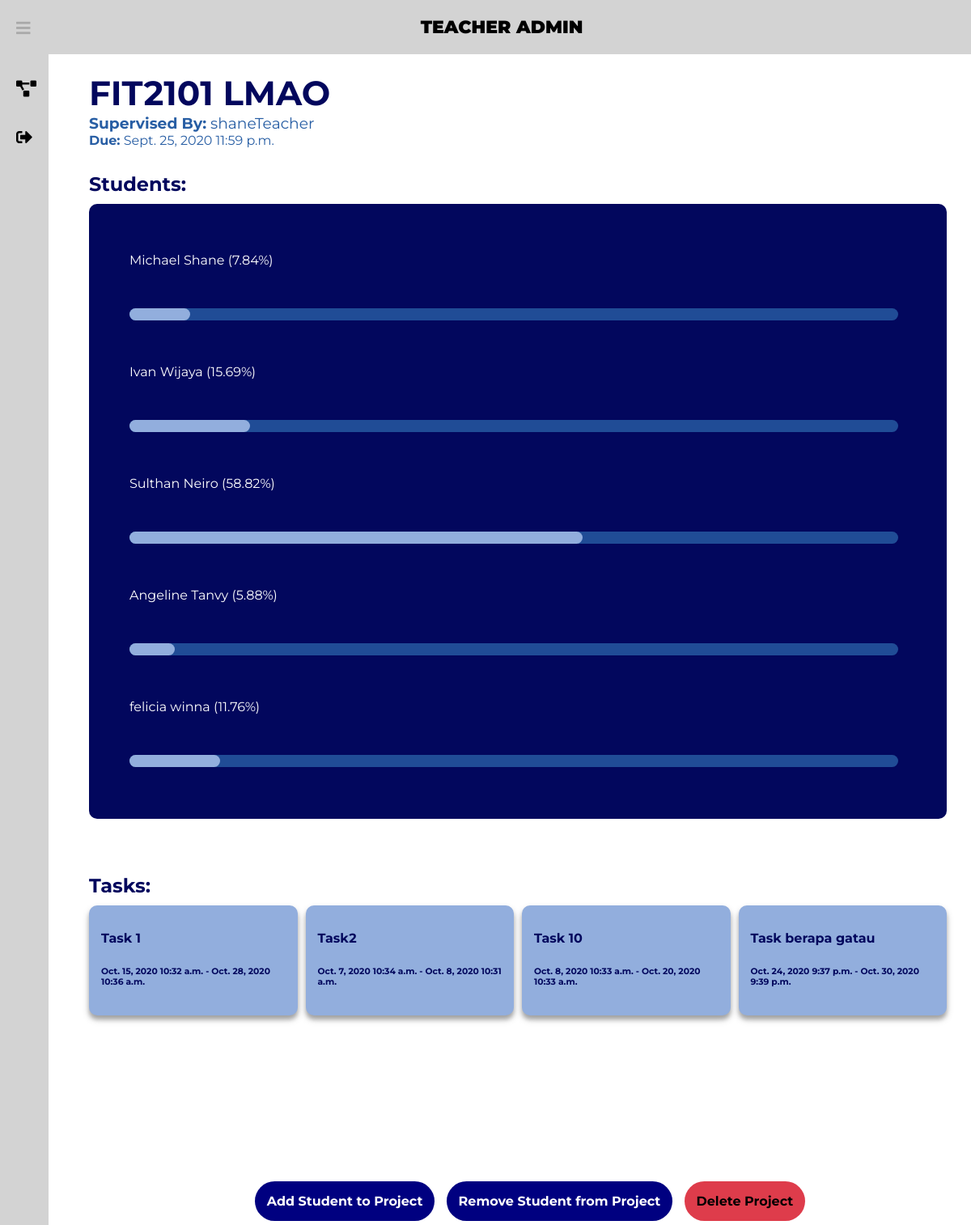
Page /dashboard/project-info/7/ (signed in) on the committed database.
### projects/models.py (models this page shows, shortened)
class Project(models.Model):
    title = models.CharField(max_length=100)
    due_date = models.DateField()
    due_time = models.TimeField()
    supervisor = models.ForeignKey(User, default=None, on_delete=models.SET_DEFAULT)
    class Meta:
        constraints = [models.UniqueConstraint(fields=['title', 'supervisor'], name="unique title")]
        verbose_name = "Project"

class Task(models.Model):
    taskname = models.CharField(max_length=50)
    taskdesc = models.TextField(max_length=500)
    sourceproject = models.ForeignKey(Project, default=None, on_delete=models.CASCADE)
    task_done = models.BooleanField(default=False)
    start_date = models.DateField(default=None)
    start_time = models.TimeField(default=None)
    due_date = models.DateField(default=None)
    due_time = models.TimeField(default=None)
    difficulty = models.PositiveIntegerField(default=1)
    class Meta:
        verbose_name = "Task"
    def __str__(self):
        return str(self.taskname)

### projects/views.py (the view)
# urls.py: path('dashboard/project-info/<int:project>/', project_views.project_info, name='project-info'),
@login_required(login_url="/signin")
def project_info(response, project):
    student_names = []
    students = []
    times = []
    prop = []
    project = Project.objects.filter(pk=project)[0]
    projectStudents = ProjectStudents.objects.filter(project=project)
    tasks = Task.objects.filter(sourceproject=project.id)
    if response.user.is_staff:
        AccountType = "Teacher"
    else:
        AccountType = "Student"
    if len(projectStudents) > 0:
        for i in projectStudents:
            student_names.append(i.student.get_full_name())
            students.append(i.student)
    for student in students:
        total_time = 0
        studentTasks = TaskStudents.objects.filter(student=student)
        for studentTask in studentTasks:
            task = studentTask.task
            if task.sourceproject == project:
                total_time += studentTask.time * task.difficulty * 0.2
        times.append(total_time)
    total_time = sum(times)
    for i in range(len(times)):
        if total_time > 0:
            prop.append(round(times[i] / total_time * 100, 2))
        else:
            prop.append(0)
    for i in range(len(student_names)):
        student_names[i] = student_names[i] + " (" + str(prop[i]) + "%)"
    data = zip(student_names, prop)
    arg = {"FirstName": response.user.first_name.capitalize,
           "FullName": response.user.get_full_name,
           "Project": project,
           "Data": data,
           "AccountType": AccountType,
           "Tasks": tasks,
           "checkTeacher": response.user.is_staff
           }
    response.session['project_id'] = project.title
    response.session['project_redirect'] = project.id
    r = close_project(response, project.id)
    if r:
        return redirect('/dashboard')
    return render(response, "ProjectInfo.html", arg)

### projects/views.py (called while the page is built)
@login_required(login_url="/signin")
def close_project(response, project):
    project = Project.objects.filter(pk=project)[0]
    curr = Project.objects.filter(id=project.id)[0]
    retVal = False
    if response.method == 'GET':
        if response.GET.get('yesbtn'):
            curr.delete()
            retVal = True
    return retVal

### projects/templates/ProjectInfo.html (shortened to what this page needs)
<!DOCTYPE html>
<html lang="en">
{% extends 'newbase.html' %}
{% load static %}
{% block content %}
<body>
<link rel="stylesheet" type="text/css" href="{% static 'projectinfo/projectinfo.css' %}">
{% block header %} {{ AccountType }} {{ FirstName }} {% endblock %}
<div class="container">
    <div class="Project">
        <h1 id="projectTitle"><a>{{ Project.title }}</a></h1>
        <h3 id ="projectDesc"><b>Supervised By:</b> {{ Project.supervisor }}</h3>
        <h4 id ="projectDesc"><b>Due:</b> {{ Project.due_date }} {{ Project.due_time }}</h4>
        <h4 id="subtitle">Students:</h4>
        <div class = "studentContribution">
            {% for student, time in Data %}
            <ul>
                <li>{{student}}</li>
                <li id="percentBar"><div class="movingBar" style="width: calc(100% * {{time}} / 105);"></div>|</li>
            </ul>
            {% endfor %}
        </div>
        <br><br>
        <h3 id="subtitle"> Tasks: </h3>
        <div class="grid-container">
        {% for t in Tasks %}
            <a id="box" href="/dashboard/task-info/{{ t.id }}/">
                <div class="grid-item">
                    <h4>{{ t }}</h4>
                    <h6>{{ t.start_date }} {{ t.start_time }} - {{ t.due_date }} {{ t.due_time }}</h6>
                </div>
            </a>
        {% endfor %}
        </div>
    {% if checkTeacher == True %}
        <div class="button-center">
            <button id="addStudent" onclick="location.href = '/dashboard/assign-students/' + {{ Project.id }} +'/'">
                    Add Student to Project
            </button>
            <button id="removeStudent" onclick="location.href = '/dashboard/remove-students/' + {{ Project.id }} +'/'">
                Remove Student from Project
            </button>
            <button id="deleteProject">
                Delete Project
            </button>
        </div>
    {% endif %}
    </div>
</div>
</body>
{% endblock %}

### main/static/newbase/newbase.css (style rules this page uses)
body { margin: 0; padding: 0; font-family: Roboto, sans-serif; }

### projects/static/projectinfo/projectinfo.css (style rules this page uses)
.container { margin-top: 70px; margin-left: 300px; }
body { font-family: 'Montserrat', sans-serif; color: rgba(2, 7, 93, 1); }
#projectTitle { font-weight: bold; font-size: 42px; margin: 0 0 0 0; }
#projectDesc { font-weight: 400; margin: 0 0 0 0; color: rgba(40, 94, 164, 1); }
.studentContribution { background-color: rgba(2, 7, 93, 1); margin: 0 30px 0 0; padding: 10px 10px 10px 10px; border-radius: 10px; }
#subtitle { font-size: 24px; margin: 30px 0px 10px 0px; }
li { color: white; position: relative; margin: 50px 0; list-style: none; }
#percentBar { color: rgba(2, 7, 93, 1); }
#percentBar:before { content:" "; position: absolute; left: 0; width: 95%; height: 15px; background-color: rgba(40, 94, 164, 0.8); border-radius: 1000px; }
.movingBar { content: " "; position: absolute; top: 0; left: 0; height: 15px; background-color: rgba(146, 174, 221, 1); border-radius: 1000px; animation-duration: 1s; animation-fill-mode: forwards; animation-name: bar; }
.grid-container { display: grid; max-width: 100%; grid-column-gap: 10px; grid-row-gap: 10px; margin: 0 30px 200px 0; }
.grid-item { background-color: rgba(146, 174, 221,1); box-shadow: 0 5px 5px 0 rgba(0,0,0,0.24), 0 5px 10px 0 rgba(0,0,0,0.19); padding : 10px 15px 10px 15px; border-radius: 10px; margin: 0 0 0 0; }
@media (min-width: 600px) { .grid-container { grid-template-columns: repeat(2, 1fr); } }
@media (min-width: 900px) { .grid-container { grid-template-columns: repeat(3, 1fr); } }
@media (min-width: 1200px) { .grid-container { grid-template-columns: repeat(4, 1fr); } }
#box { text-decoration:none; color: rgba(2, 7, 93, 1); }
button { text-align: center; padding: 15px 0px 15px 0px; margin: 5px 5px 5px 5px; width: 250px; font-size: 18px; font-family: Arial; font-weight: bold; border-radius: 25px; cursor: pointer; transition-duration: 0.4s; border: 0px; }
.button-center { text-align: center; }
#removeStudent, #addStudent { background-color: navy; color: white; font-family: 'Montserrat', sans-serif; font-weight: bold; font-size: 16px; width: auto; padding: 15px 15px 15px 15px; margin: 5px 5px 5px 5px; border-radius: 30px; border: none; }
#deleteProject { background-color: rgba(222, 60, 75, 1); color: black; font-family: 'Montserrat', sans-serif; font-weight: bold; font-size: 16px; width: auto; padding: 15px 15px 15px 15px; margin: 5px 5px 5px 5px; border-radius: 30px; border: none; }

### rows in the picture
Project: title "FIT2101 LMAO", supervisor "shaneTeacher", due_date "Sept. 25, 2020", due_time "11:59 p.m."
Task: taskname "Task 1", start_date "Oct. 15, 2020", start_time "10:32 a.m.", due_date "Oct. 28, 2020", due_time "10:36 a.m."
Task: taskname "Task2", start_date "Oct. 7, 2020", start_time "10:34 a.m.", due_date "Oct. 8, 2020", due_time "10:31 a.m."
Task: taskname "Task 10", start_date "Oct. 8, 2020", start_time "10:33 a.m.", due_date "Oct. 20, 2020", due_time "10:33 a.m."
Task: taskname "Task berapa gatau", start_date "Oct. 24, 2020", start_time "9:37 p.m.", due_date "Oct. 30, 2020", due_time "9:39 p.m."

### other values in the picture
{{ AccountType }} "TEACHER"
{{ FirstName }} "ADMIN"
{{ student }} "Michael Shane (7.84%)" "Ivan Wijaya (15.69%)" "Sulthan Neiro (58.82%)" "Angeline Tanvy (5.88%)" "felicia winna (11.76%)"
